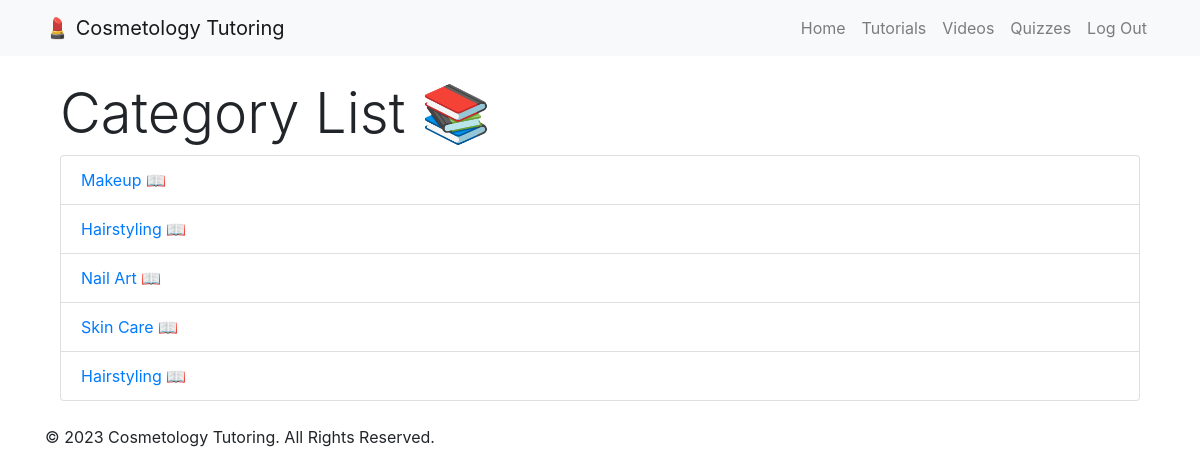
Screenshot of /tutorials/categories/ (signed in) with the database file from the repository.
### tutorials/models.py (models this page shows, shortened)
class Category(models.Model):
    name = models.CharField(max_length=100)
    description = models.TextField()
    creator = models.ForeignKey(User, on_delete=models.CASCADE)  # Add a creator field
    class Meta:
        permissions = [
            ("can_change_category", "Can change category"),
            ("can_delete_category", "Can delete category"),
        ]

### tutorials/views.py (the view)
# urls.py: path('categories/', views.CategoryListView.as_view(), name='category-list'),
class CategoryListView(ListView):
    model = Category
    template_name = 'tutorials/category_list.html'
    context_object_name = 'categories'

### templates/tutorials/category_list.html (shortened to what this page needs)
{% extends "base.html" %}
{% block content %}
<div class="container my-4">
    <h1 class="display-4">Category List 📚</h1>
    <ul class="list-group">
        {% for category in categories %}
            <li class="list-group-item">
                <a href="{% url 'category-detail' category.pk %}">{{ category.name }} 📖</a>
            </li>
        {% empty %}
            <li class="list-group-item">No categories available. 😞</li>
        {% endfor %}
    </ul>
</div>
{% endblock %}

### rows the page displays
Category: name "Makeup"
Category: name "Hairstyling"
Category: name "Nail Art"
Category: name "Skin Care"
Category: name "Hairstyling"
